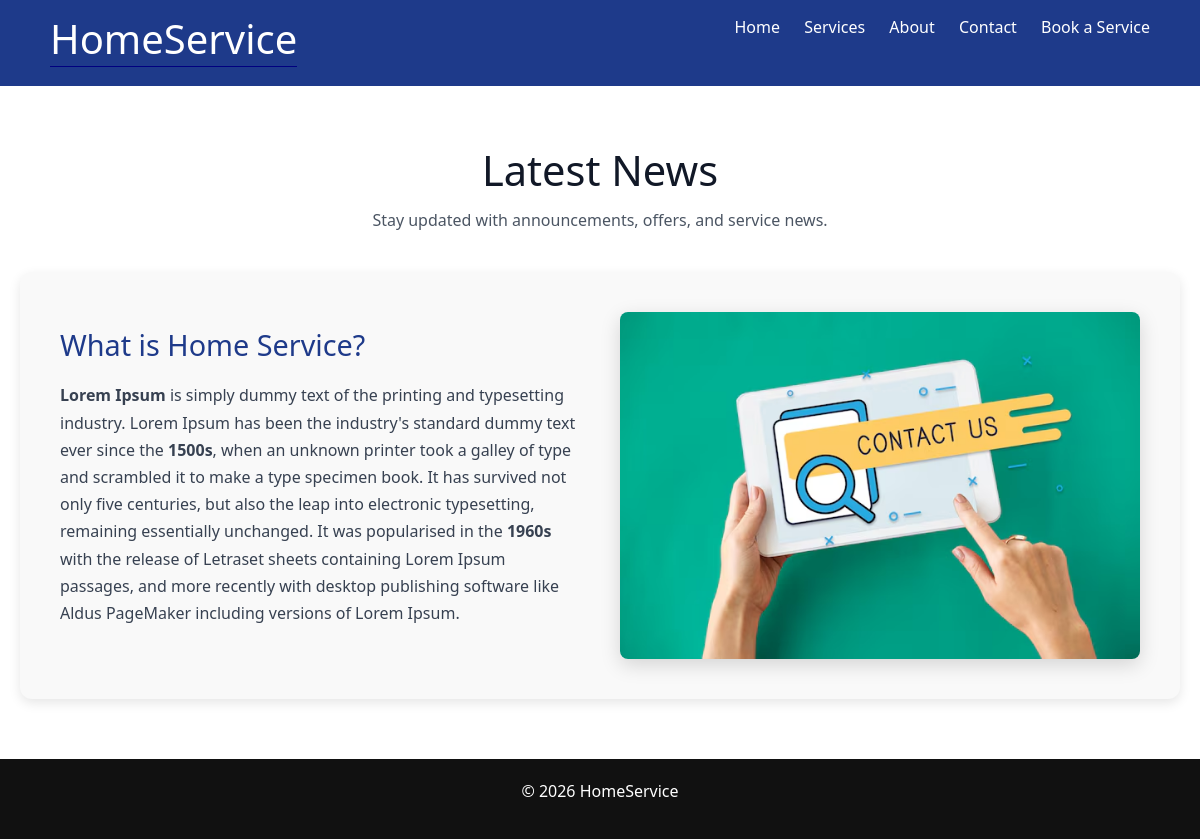
The page /newsDetails/what-is-home-service on the database its author committed.
### news/models.py (models this page shows)
class News(models.Model):
    news_title = models.CharField(max_length=100)
    news_desc= HTMLField()
    news_image = models.FileField(upload_to="news/",max_length=250,null=True,default=None)
    news_slug = AutoSlugField(populate_from = 'news_title', unique=True, null=True, default=None)  #AutoSlugField generate slug by the populate_from attribute.

### django_core/views.py (the view)
# urls.py: path("newsDetails/<slug>",views.newsDetails),
def newsDetails(request,slug):
    newsDetails = News.objects.get(news_slug = slug )
    data ={
        'newsDetails': newsDetails
    }
    return render(request,"news.html",data)

### templates/news.html
{% extends "base.html" %}
{% block content %}
<section class="news-page">
    <div class="page-header">
        <h1>Latest News</h1>
        <p>Stay updated with announcements, offers, and service news.</p>
    </div>
    <div class="news-container">
        <div class="news-content">
            <h3>{{ newsDetails.news_title }}</h3>
            <p>{{ newsDetails.news_desc|safe }}</p>
        </div>
        <div class="news-image-wrapper">
            <img src="/media/{{ newsDetails.news_image }}" alt="{{ newsDetails.news_title }}" class="news-image"/>
        </div>
    </div>
</section>
{% endblock %}

### static/css/style.css (style rules this page uses)
* { margin: 0; padding: 0; box-sizing: border-box; }
.news-page { padding: 60px 20px; max-width: 1200px; margin: 0 auto; background: #ffffff; }
.page-header { text-align: center; margin-bottom: 40px; }
.page-header h1 { font-size: 2.6rem; margin-bottom: 12px; color: #111827; }
.page-header p { color: #4b5563; max-width: 700px; margin: 0 auto; }
.news-container { display: flex; gap: 40px; align-items: center; padding: 40px; background: #f9f9f9; border-radius: 12px; box-shadow: 0 4px 12px rgba(0, 0, 0, 0.1); }
.news-content { flex: 1; min-width: 300px; }
.news-content h3 { font-size: 1.8rem; margin-bottom: 20px; color: #1e3a8a; }
.news-content p { line-height: 1.7; color: #374151; font-size: 1rem; }
.news-image-wrapper { flex: 1; min-width: 300px; text-align: center; }
.news-image { max-width: 100%; height: auto; border-radius: 8px; box-shadow: 0 6px 20px rgba(0, 0, 0, 0.15); transition: transform 0.3s ease; }

### rows shown on the page
News: news_title "What is Home Service?", news_desc "Lorem Ipsum is simply dummy text of the printing and typesetting industry. Lorem Ipsum has been the industry's standard dummy text ever since the 1500s , when an unknown printer took a galley of type and scrambled it to make a type specimen book. It has survived not only five centuries, but also the leap into electronic typesetting, remaining essentially unchanged. It was popularised in the 1960s with the release of Letraset sheets containing Lorem Ipsum passages, and more recently with desktop publishing software like Aldus PageMaker including versions of Lorem Ipsum.", news_image (picture)
